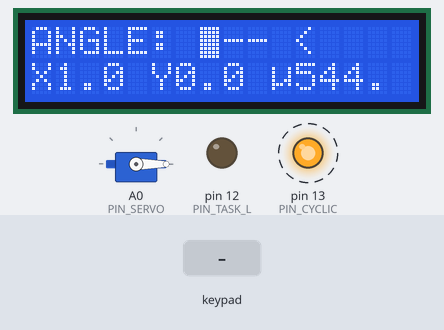
Simulated run of this program. Board: Arduino Nano, built with avr-gcc and run on an emulated ATmega328P. Parts: servo, 16×2 character LCD, output pins drawn as LEDs (lit = HIGH). Dashed ring = blinking. The inputs (shaded band) are chosen by the test bench. Pins used as bus, display or sensor lines are not drawn.

Above: at 1.3 s.
1.4 s: keypad keys 9 8 7 6 pressed 0.4 s apart
At 3.7 s:
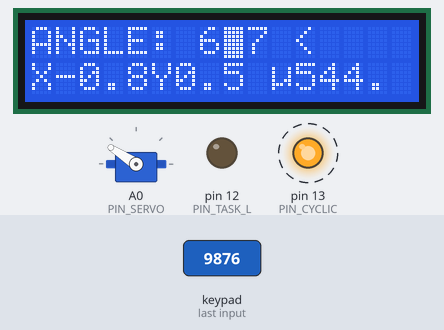
5.7 s: key '1' pressed
At 6.9 s:
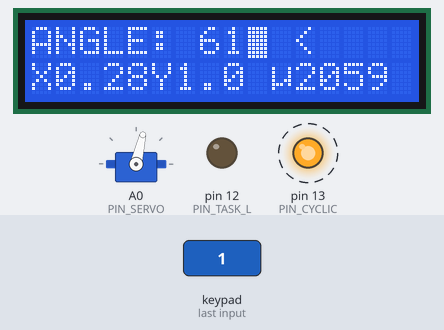
8.7 s: keypad keys 1 3 9 7 pressed 0.4 s apart
At 11.3 s:
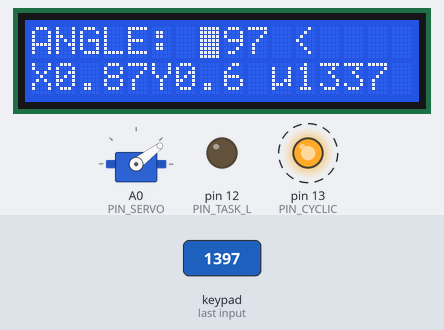
13.1 s: key '2' pressed
At 14.5 s:
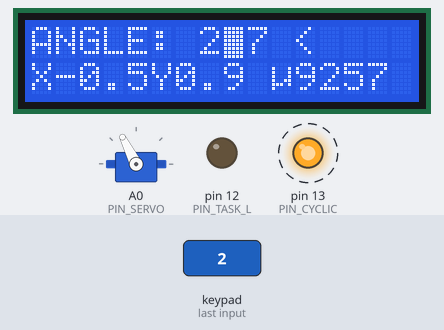
16.1 s: key '3' pressed
At 17.3 s:
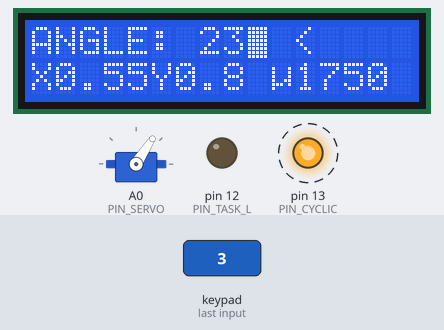
Timing chart, 0 to 20.1 s (numbered marks = the images above; inputs shaded):
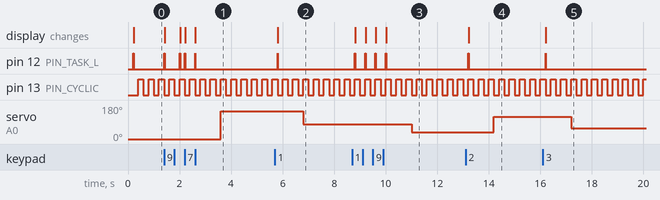

The program:

main.cpp
```cpp
#include <Arduino.h>
#include <Keypad.h>
#include <LiquidCrystal_I2C.h>
#include <Servo.h>
#include <WString.h>
#include <Wire.h>

// DEFINES

#define PIN_CYCLIC 13 // oscilloscope connection pins
#define PIN_TASK_K 10
#define PIN_TASK_S 11
#define PIN_TASK_L 12

#define INPUTLEN 3
#define TIMEOUT 10000
#define TIMEOUT_SOFT 1000
#define PIN_SERVO A0
#define IIC_SDA A4
#define IIC_SCL A5
#define BAUDRATE 9600
#define ANGLE_MAX 180

// GLOBAL OBJECT CREATION

// sets the LCD address to 0x27 for a 16 chars and 2 line display
LiquidCrystal_I2C lcd(0x27, 16, 2); // LCD Initialization

Servo svo;

const byte ROWS = 4; // four rows
const byte COLS = 4; // four columns
// define the symbols on the buttons of the keypads
char hexaKeys[ROWS][COLS] = {{'1', '2', '3', 'A'},
                             {'4', '5', '6', 'B'},
                             {'7', '8', '9', 'C'},
                             {'*', '0', '#', 'D'}};
byte rowPins[ROWS] = {9, 8, 7, 6};
byte colPins[COLS] = {5, 4, 3, 2};
Keypad kpd = Keypad(makeKeymap(hexaKeys), rowPins, colPins, ROWS, COLS);
char k = NO_KEY;

// charbufs to be printed to lcd
const char *str_default = "---";
const char *lcd_mask1 = "ANGLE: ### <   ";
const char *lcd_mask2 = "X##  Y### _....";
const char mu = 0b11100100; // Greek Mu character in LCDspeak

char inputStr[(INPUTLEN + 1)];
char usstr[(INPUTLEN + 1)];
char prevstr[(INPUTLEN + 1)];

uint8_t cPtr = 0; // lcd cursor pointer offset
int16_t tar = 0;  // target motor position, degrees
int16_t last = 0; // last motor position, degrees

unsigned long toli = 0; // time OF last interaction, ms

// TASK FUNCTIONS

inline unsigned long tsli() {
    // time since last interaction, ms
    // helper function
    return millis() - toli;
}

inline boolean isNum(char c) { return c >= '0' && c <= '9'; }

inline void scanKeypad() {
    digitalWrite(PIN_TASK_K, HIGH);
    if ((k = kpd.getKey()) != NO_KEY) {
        toli = millis();
        if (k >= '0' && k <= '9') {
            inputStr[cPtr] = k;
            cPtr++;
        }
        if (cPtr >= INPUTLEN) {
            cPtr = 0x0;
        }
    }
    digitalWrite(PIN_TASK_K, LOW);
}
void servoTask() {
    digitalWrite(PIN_TASK_S, HIGH);
    static int16_t tar_raw = 0;
    static boolean valid = false; // is the angle value string a valid angle
    valid = true;

    static int jdx = 0; // iterator
    for (jdx = 0; jdx < INPUTLEN; ++jdx) {
        if (!isNum(inputStr[jdx])) {
            valid = false;
            break;
        }
    }
    if (valid) {
        // syntax is substring(start index, # chars to read)
        tar_raw = (String(inputStr).substring(0, INPUTLEN).toInt() - 1);
        tar = tar_raw % ANGLE_MAX + 1;
        if (tar != last && tsli() >= TIMEOUT_SOFT) {
            last = tar;
            svo.write(tar);
        }

    } else {
        // test if we can use the first 2 digits only for a valid result
        valid = true;
        for (jdx = 0; jdx < INPUTLEN - 1; ++jdx) {
            if (!isNum(inputStr[jdx])) {
                valid = false;
                break;
            }
        }
        if (valid) {
            // syntax is substring(start index, # chars to read)
            tar = (String(inputStr).substring(0, INPUTLEN - 1).toInt());
            if (tar != last && tsli() >= TIMEOUT_SOFT) {
                last = tar;
                svo.write(tar);
            }
        }
    }

    digitalWrite(PIN_TASK_S, LOW);
}
void updateLCDTask() {

    static const uint8_t inputStart = 7;
    static boolean needsUpdate = false;

    if ((needsUpdate = (strcmp(prevstr, inputStr) != 0))) {

        digitalWrite(PIN_TASK_L, HIGH); // only log the task if it is ran

        // 1/3: angle:
        strcpy(prevstr, inputStr);
        lcd.setCursor(inputStart, 0);
        lcd.print(inputStr);
        // 2/3: x&y locations
        lcd.setCursor(1, 1);
        lcd.print(cos(DEG_TO_RAD * tar), 1);
        lcd.setCursor(6, 1);
        lcd.print(sin(DEG_TO_RAD * tar), 1);
        // 3/3: microseconds reading
        lcd.setCursor(11, 1);
        lcd.print(svo.readMicroseconds());

        // position the cursor:
        lcd.setCursor(cPtr + inputStart, 0);
    }
    digitalWrite(PIN_TASK_L, LOW);
}

// PROGRAM EXECUTION BEGINS BELOW

void setup() {
    // System Initializations:

    Serial.begin(BAUDRATE);
    yield();

    pinMode(PIN_TASK_K, OUTPUT);
    pinMode(PIN_TASK_L, OUTPUT);
    pinMode(PIN_TASK_S, OUTPUT);
    pinMode(PIN_CYCLIC, OUTPUT);

    // Object Initializations:

    kpd.setDebounceTime(2);

    svo.attach(PIN_SERVO);
    strcpy(inputStr, str_default);
    svo.write(0); //starts at pos 0

    lcd.init();
    lcd.backlight();
    lcd.blink_on();
    lcd.clear();

    lcd.setCursor(0, 0);
    lcd.print(lcd_mask1);
    lcd.setCursor(0, 1);
    lcd.print(lcd_mask2);
    lcd.setCursor(0xA, 1);
    lcd.write(mu);
    lcd.home();
}

// CYCLIC EXECUTIVE
void loop() {
    static const unsigned long H = 200; // 5Hz Hyperperiod, ms
    while (millis() < H)
        ; // burn one period to synchronize timer

    if (millis() % H <= 6)
        servoTask();

    do {
        updateLCDTask();
    } while (millis() % H <= 104);

    // enter slack time:
    do {
        scanKeypad(); // idle task is polling server
    } while (millis() % H > 104);

    // watchdog for system resets every {TIMEOUT} seconds
    if (tsli() > TIMEOUT) {
        strcpy(inputStr, str_default);
        cPtr = 0;
    }
    // oscilloscope timing helper
    digitalWrite(PIN_CYCLIC, !digitalRead(PIN_CYCLIC));
}
```

Measured:
- after the input at 1.4 s, servo on A0 (PIN_SERVO): 0° → 147° after 2.2 s; the display: first changes at once (image 1 shows a later state)
- after the input at 5.7 s, pin 12 (PIN_TASK_L): LOW → HIGH after 0.10 s, → LOW 0.02 s later; servo on A0 (PIN_SERVO): 147° → 77° after 1.1 s; the display: changes after 0.12 s (image 2)
- after the input at 8.7 s, pin 12 (PIN_TASK_L): alternates HIGH for 0.02 s and LOW for 0.38 s, 8 changes in all, then stays LOW, starting after 0.10 s; servo on A0 (PIN_SERVO): 77° → 37° after 2.3 s; the display: first changes after 0.12 s (image 3 shows a later state)
- after the input at 13.1 s, pin 12 (PIN_TASK_L): LOW → HIGH after 0.10 s, → LOW 0.02 s later; servo on A0 (PIN_SERVO): 37° → 117° after 1.1 s; the display: changes after 0.12 s (image 4)
- after the input at 16.1 s, pin 12 (PIN_TASK_L): LOW → HIGH after 0.10 s, → LOW 0.02 s later; servo on A0 (PIN_SERVO): 117° → 57° after 1.1 s; the display: changes after 0.12 s (image 5)
- by itself, pin 13 (PIN_CYCLIC): alternates HIGH for 0.20 s and LOW for 0.20 s
